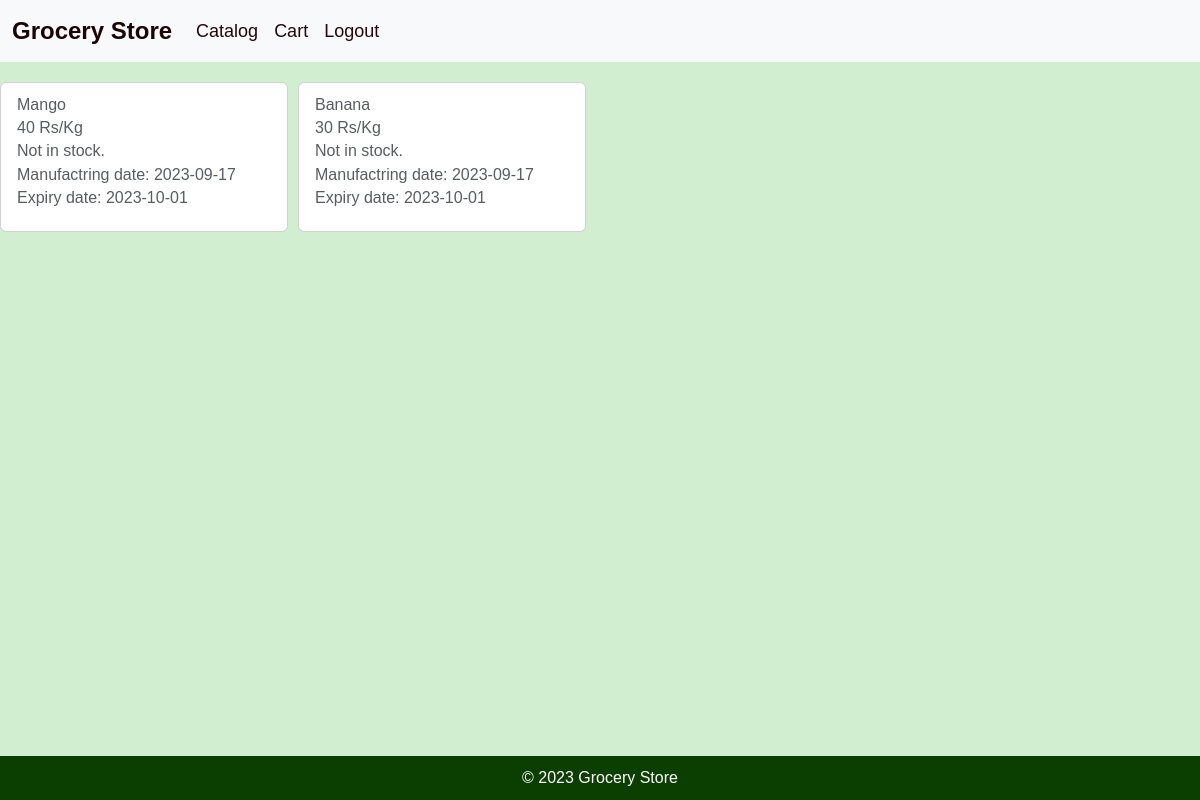
/user_prod_display/2, run on the app's committed database.
### app.py (models this page shows)
class Product(db.Model, UserMixin):
    __tablename__ = 'product'
    id = db.Column(db.Integer, autoincrement = True ,primary_key=True)
    p_name = db.Column(db.String(100), nullable=False)
    unit = db.Column(db.Integer, nullable=False)
    price = db.Column(db.Integer, nullable=False)
    quantity = db.Column(db.Integer, nullable=False)
    mfd = db.Column(db.DateTime)
    exp = db.Column(db.DateTime)
    c_id = db.Column(db.Integer, db.ForeignKey('category.id', ondelete='CASCADE'))
    category = db.relationship('Category', backref=db.backref('product', lazy=True))

### app.py (the view)
@app.route("/user_prod_display/<cat_id>", methods=["GET","POST"])
def user_prod_display(cat_id):
    p = Product.query.filter_by(c_id = cat_id).all()
    d={}
    d['cards']=p
    d['cat_id']=cat_id
    d['n']= True if len(p)>0 else False
    if request.method=="GET":
        return render_template('user_prod_display.html', cards = d)

### Templates/user_prod_display.html (shortened to what this page needs)
<!DOCTYPE html>
<html lang="en">
<head>
    <link href="https://cdn.jsdelivr.net/npm/bootstrap@5.3.0-alpha1/dist/css/bootstrap.min.css" rel="stylesheet">
</head>
<body>
<nav class="navbar navbar-expand-lg bg-body-tertiary">
    <div class="container-fluid">
      <a class="navbar-brand" href="#">Grocery Store</a>
      <div class="collapse navbar-collapse" id="navbarSupportedContent">
        <ul class="navbar-nav me-auto mb-2 mb-lg-0">
          <li class="nav-item">
            <a class="nav-link active" aria-current="page" href="/userfeed">Catalog</a>
          </li>
          <li class="nav-item">
              <a class="nav-link active" aria-current="page" href="/cart">Cart</a>
            </li>
            <li class="nav-item">
              <a class="nav-link" href="/logout">Logout</a>
            </li>
        </ul>
      </div>
    </div>
  </nav>
  <div>
<div>
    {% if cards['n'] %}
    <div class="d-flex flex-wrap">
        {% for card in cards['cards'] %}
        <div class="card">
            <div class="card-body">
                <h6 class="card-subtitle mb-2 text-body-secondary">{{ card.p_name }}</h6>
                <h6 class="card-subtitle mb-2 text-body-secondary">{{ card.price }} {{ card.unit }}</h6>
                {% if card.quantity>0 %}
                <h6 class="card-subtitle mb-2 text-body-secondary">Stock: {{ card.quantity }} {{ card.unit | replace('Rs/', '')}}</h6>
                <h6 class="card-subtitle mb-2 text-body-secondary">Manufactring date: {{ card.mfd | replace('00:00:00', '') }}</h6>
                <h6 class="card-subtitle mb-2 text-body-secondary">Expiry date: {{ card.exp | replace('00:00:00', '') }}</h6>
                <a href="/buy_product/{{ card.id }}" class="btn btn-light">Buy</a>
                {% else %}
                <h6 class="card-subtitle mb-2 text-body-secondary">Not in stock.</h6>
                <h6 class="card-subtitle mb-2 text-body-secondary">Manufactring date: {{ card.mfd | replace('00:00:00', '') }}</h6>
                <h6 class="card-subtitle mb-2 text-body-secondary">Expiry date: {{ card.exp | replace('00:00:00', '') }}</h6>
                {% endif %}
            </div>
        </div>
        {% endfor %}
    </div>
    {% else %}
    <p>No products in the menu.</p>
    {% endif %}
</div>
<div class="footer">
    &copy; 2023 Grocery Store
</div>
</body>
</html>

### Templates/user_prod_display.html (style rules this page uses)
body { background-color: #d1eed0; font-family: Arial, Helvetica, sans-serif; margin: 0; display: flex; flex-direction: column; min-height: 100vh; }
.navbar { background-color: #427006; margin-bottom: 20px; }
.navbar-brand { color: #1d0404; font-size: 24px; font-weight: bold; }
.navbar-nav .nav-item .nav-link { color: #240606; font-size: 18px; }
.card { width: 18rem; margin-right: 10px; }
.footer { background-color: #0b3f01; color: #fff; bottom: 0; position: absolute; width: 100%; text-align: center; padding: 10px 0; }

### data on the page
Product: p_name "Mango", price "40", unit "Rs/Kg", mfd "2023-09-17", exp "2023-10-01"
Product: p_name "Banana", price "30", unit "Rs/Kg", mfd "2023-09-17", exp "2023-10-01"
